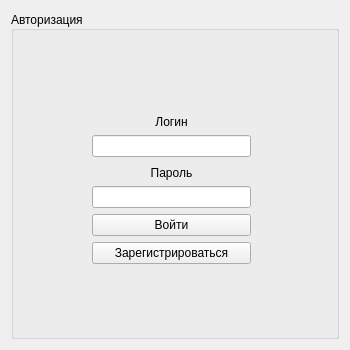
<?xml version="1.0" encoding="UTF-8"?>
<ui version="4.0">
 <class>LoginWindow</class>
 <widget class="QMainWindow" name="LoginWindow">
  <property name="geometry">
   <rect>
    <x>0</x>
    <y>0</y>
    <width>350</width>
    <height>350</height>
   </rect>
  </property>
  <property name="sizePolicy">
   <sizepolicy hsizetype="Fixed" vsizetype="Fixed">
    <horstretch>0</horstretch>
    <verstretch>0</verstretch>
   </sizepolicy>
  </property>
  <property name="minimumSize">
   <size>
    <width>350</width>
    <height>350</height>
   </size>
  </property>
  <property name="maximumSize">
   <size>
    <width>350</width>
    <height>350</height>
   </size>
  </property>
  <property name="windowTitle">
   <string>Авторизация пользователя</string>
  </property>
  <widget class="QWidget" name="centralWidget">
   <layout class="QVBoxLayout" name="verticalLayout_2">
    <item>
     <widget class="QGroupBox" name="groupBox">
      <property name="layoutDirection">
       <enum>Qt::LeftToRight</enum>
      </property>
      <property name="title">
       <string>Авторизация</string>
      </property>
      <property name="alignment">
       <set>Qt::AlignLeading|Qt::AlignLeft|Qt::AlignVCenter</set>
      </property>
      <property name="flat">
       <bool>false</bool>
      </property>
      <property name="checkable">
       <bool>false</bool>
      </property>
      <widget class="QWidget" name="layoutWidget">
       <property name="geometry">
        <rect>
         <x>70</x>
         <y>90</y>
         <width>181</width>
         <height>174</height>
        </rect>
       </property>
       <layout class="QVBoxLayout" name="verticalLayout">
        <property name="sizeConstraint">
         <enum>QLayout::SetDefaultConstraint</enum>
        </property>
        <item>
         <widget class="QLabel" name="label">
          <property name="text">
           <string>Логин</string>
          </property>
          <property name="alignment">
           <set>Qt::AlignBottom|Qt::AlignHCenter</set>
          </property>
         </widget>
        </item>
        <item>
         <widget class="QLineEdit" name="loginEdit"/>
        </item>
        <item>
         <widget class="QLabel" name="label_2">
          <property name="text">
           <string>Пароль</string>
          </property>
          <property name="alignment">
           <set>Qt::AlignBottom|Qt::AlignHCenter</set>
          </property>
         </widget>
        </item>
        <item>
         <widget class="QLineEdit" name="passwordEdit">
          <property name="echoMode">
           <enum>QLineEdit::Password</enum>
          </property>
         </widget>
        </item>
        <item>
         <widget class="QPushButton" name="loginButton">
          <property name="styleSheet">
           <string notr="true"/>
          </property>
          <property name="text">
           <string>Войти</string>
          </property>
          <property name="flat">
           <bool>false</bool>
          </property>
         </widget>
        </item>
        <item>
         <widget class="QPushButton" name="registrationButton">
          <property name="text">
           <string>Зарегистрироваться</string>
          </property>
         </widget>
        </item>
       </layout>
      </widget>
     </widget>
    </item>
   </layout>
  </widget>
 </widget>
 <layoutdefault spacing="6" margin="11"/>
 <resources/>
 <connections/>
</ui>
